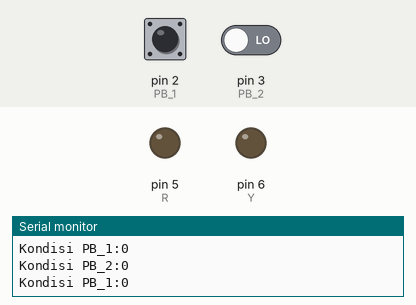
This sketch was run on a simulated Arduino Uno, built with avr-gcc and run on an emulated ATmega328P. On the bench: output pins drawn as LEDs (lit = HIGH), the last lines printed to the serial monitor. The inputs (shaded band) are chosen by the test bench; at power-on: pin 2 (PB_1) LOW, pin 3 (PB_2) LOW.

Above: at 1.2 s.
1.3 s: pin 2 (PB_1) driven HIGH and pin 3 (PB_2) driven HIGH
At 2.5 s:
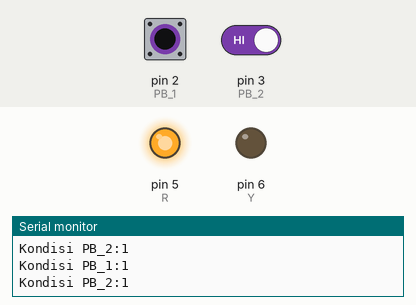
2.8 s: pin 2 (PB_1) driven LOW
At 4.1 s:
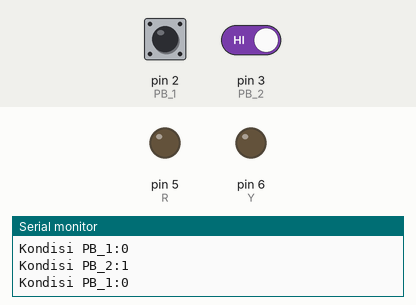
5.8 s: pin 2 (PB_1) driven HIGH
At 6.1 s:
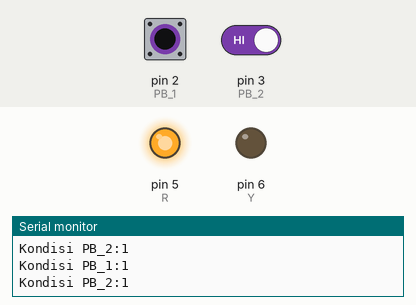
7.3 s: pin 3 (PB_2) driven LOW
At 8.7 s:
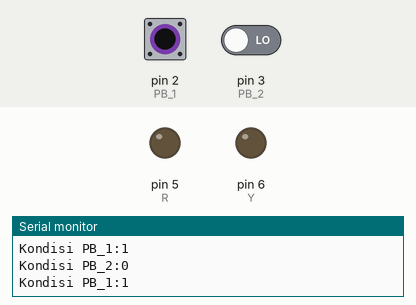
10.3 s: pin 3 (PB_2) driven HIGH
At 10.7 s:
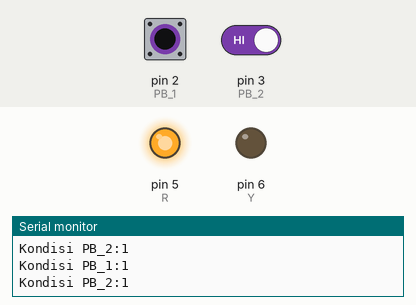
11.8 s: pin 2 (PB_1) pulsed LOW 2 times (0.12 s each, 0.3 s apart)
At 13.4 s:
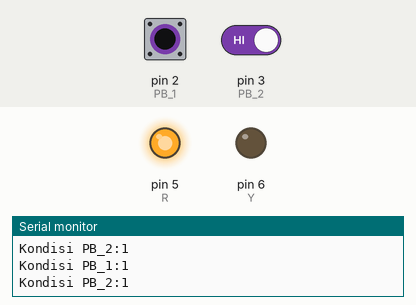
Timing chart, 0 to 14.9 s (numbered marks = the images above; inputs shaded):
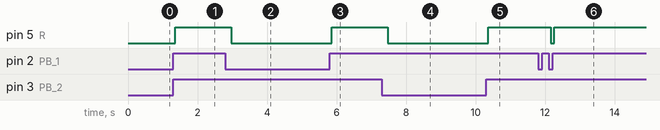

The sketch:

1.3_PB_OR___1LED.ino
```cpp
int PB_1 = 2;
int PB_2 = 3;
int R = 5;
int Y = 6;


void setup() {
  Serial.begin(9600);
  pinMode(PB_1,INPUT);
  pinMode(R,OUTPUT);
  pinMode(Y,OUTPUT);

}

void loop() {
  int bacaPB_1=digitalRead(PB_1);
  int bacaPB_2=digitalRead(PB_2);
  Serial.println("Kondisi PB_1:" +String(bacaPB_1));
  Serial.println("Kondisi PB_2:" +String(bacaPB_2));

  if (bacaPB_1==1 && bacaPB_2==1){
    digitalWrite(R,HIGH);
    delay(200);
  }
  else {
    digitalWrite(R,LOW);
  }

}
```

Measured:
- after the input at 1.3 s, pin 5 (R): LOW → HIGH after 0.06 s
- after the input at 2.8 s, pin 5 (R): HIGH → LOW after 0.17 s
- after the input at 5.8 s, pin 5 (R): LOW → HIGH after 0.06 s
- after the input at 7.3 s, pin 5 (R): HIGH → LOW after 0.17 s
- after the input at 10.3 s, pin 5 (R): LOW → HIGH after 0.06 s
- after the input at 11.8 s, pin 5 (R): HIGH → LOW after 0.36 s, → HIGH 0.10 s later
